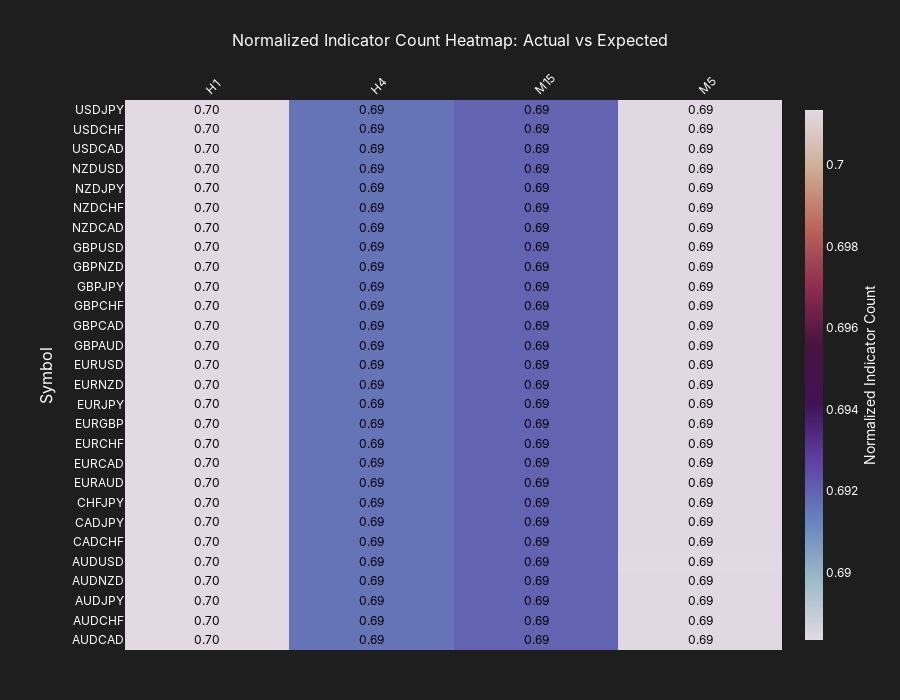

Here is the notebook cell this chart was saved with:
### Code cell
def plot_indicator_availability():
    # Calculate expected number of rows for each timeframe
    expected_rows = {}
    for timeframe in TIMEFRAMES:
        if timeframe == MT5Timeframe.M5:
            minutes_per_candle = 5
        elif timeframe == MT5Timeframe.M15:
            minutes_per_candle = 15
        elif timeframe == MT5Timeframe.H1:
            minutes_per_candle = 60
        elif timeframe == MT5Timeframe.H4:
            minutes_per_candle = 240
        
        total_minutes = (DATA_TO_DATE - DATA_FROM_DATE).total_seconds() / 60
        expected_rows[timeframe] = int(total_minutes / minutes_per_candle)

    # Create a DataFrame to store the normalized row counts
    heatmap_data = []

    for timeframe in TIMEFRAMES:
        for symbol in PAIRS:
            if symbol in mtd.data[timeframe]:
                df = mtd.data[timeframe][symbol]
                if df is not None and not df.empty:
                    # Check for the presence of indicators
                    indicator_columns = [col for col in df.columns if col.startswith(('sma-', 'ema-', 'rsi-', 'roc-', 'macd', 'bb'))]
                    if indicator_columns:
                        actual_rows = df[indicator_columns].dropna().shape[0]
                        normalized_value = actual_rows / expected_rows[timeframe]
                        heatmap_data.append({
                            'Timeframe': timeframe.name,
                            'Symbol': symbol,
                            'Normalized Indicator Count': normalized_value
                        })

    heatmap_df = pd.DataFrame(heatmap_data)

    # Aggregate data to handle potential duplicates
    heatmap_df = heatmap_df.groupby(['Symbol', 'Timeframe'])['Normalized Indicator Count'].mean().reset_index()

    # Pivot the DataFrame for the heatmap
    heatmap_pivot = heatmap_df.pivot(index='Symbol', columns='Timeframe', values='Normalized Indicator Count')

    # Create the heatmap using Plotly with a dark theme
    fig = go.Figure(data=go.Heatmap(
        z=heatmap_pivot.values,
        x=heatmap_pivot.columns,
        y=heatmap_pivot.index,
        colorscale='Twilight',
        colorbar=dict(
            title='Normalized Indicator Count',
            titleside='right',
            thickness=18,
            tickfont=dict(color='white'),
            titlefont=dict(color='white')
        ),
        text=heatmap_pivot.values,
        texttemplate='%{text:.2f}',
        textfont={"size": 12, "color": "black"},
    ))

    # Update layout with dark theme and improved spacing
    fig.update_layout(
        title={
            'text': 'Normalized Indicator Count Heatmap: Actual vs Expected',
            'y': 0.95,
            'x': 0.5,
            'xanchor': 'center',
            'yanchor': 'top'
        },
        yaxis_title='Symbol',
        height=max(600, len(PAIRS) * 25),  # Minimum height of 600px
        width=900,
        paper_bgcolor='rgb(30,30,30)',
        plot_bgcolor='rgb(30,30,30)',
        font=dict(color='white', family="Inter"),
        title_font=dict(color='white', size=16),
        xaxis=dict(
            tickfont=dict(color='white', size=12),
            title_font=dict(color='white', size=16),
            side='top',
            tickangle=-45
        ),
        yaxis=dict(
            tickfont=dict(color='white', size=12),
            title_font=dict(color='white', size=16),
            automargin=True,
        ),
        margin=dict(l=125, r=50, t=100, b=50)
    )

    # Show the plot
    fig.show()

plot_indicator_availability()

### Figure 1 — Plotly figure (JSON) as saved in the notebook; plotly's stock layout.template omitted (floating-point values rounded to 4 significant figures)
{"data": [{"colorbar": {"thickness": 18, "tickfont": {"color": "white"}, "title": {"font": {"color": "white"}, "side": "right", "text": "Normalized Indicator Count"}}, "colorscale": [[0, "#e2d9e2"], [0.1111, "#9ebbc9"], [0.2222, "#6785be"], [0.3333, "#5e43a5"], [0.4444, "#421257"], [0.5556, "#471340"], [0.6667, "#8e2c50"], [0.7778, "#ba6657"], [0.8889, "#ceac94"], [1, "#e2d9e2"]], "text": [[0.7013, 0.6916, 0.692, 0.6884], [0.7013, 0.6916, 0.692, 0.6884], [0.7013, 0.6916, 0.692, 0.6884], [0.7013, 0.6916, 0.692, 0.6884], [0.7013, 0.6916, 0.692, 0.6884], [0.7013, 0.6916, 0.692, 0.6884], [0.7013, 0.6916, 0.692, 0.6884], [0.7013, 0.6916, 0.692, 0.6884], [0.7013, 0.6916, 0.692, 0.6884], [0.7013, 0.6916, 0.692, 0.6884], [0.7013, 0.6916, 0.692, 0.6884], [0.7013, 0.6916, 0.692, 0.6884], [0.7013, 0.6916, 0.692, 0.6884], [0.7013, 0.6916, 0.692, 0.6884], [0.7013, 0.6916, 0.692, 0.6884], [0.7013, 0.6916, 0.692, 0.6884], [0.7013, 0.6916, 0.692, 0.6884], [0.7013, 0.6916, 0.692, 0.6884], [0.7013, 0.6916, 0.692, 0.6884], [0.7013, 0.6916, 0.692, 0.6884], [0.7013, 0.6916, 0.692, 0.6884], [0.7013, 0.6916, 0.692, 0.6884], [0.7013, 0.6916, 0.692, 0.6884], [0.7013, 0.6916, 0.692, 0.6884], [0.7013, 0.6916, 0.692, 0.6884], [0.7013, 0.6916, 0.692, 0.6884], [0.7013, 0.6916, 0.692, 0.6884], [0.7013, 0.6916, 0.692, 0.6884]], "textfont": {"color": "black", "size": 12}, "texttemplate": "%{text:.2f}", "type": "heatmap", "x": ["H1", "H4", "M15", "M5"], "y": ["AUDCAD", "AUDCHF", "AUDJPY", "AUDNZD", "AUDUSD", "CADCHF", "CADJPY", "CHFJPY", "EURAUD", "EURCAD", "EURCHF", "EURGBP", "EURJPY", "EURNZD", "EURUSD", "GBPAUD", "GBPCAD", "GBPCHF", "GBPJPY", "GBPNZD", "GBPUSD", "NZDCAD", "NZDCHF", "NZDJPY", "NZDUSD", "USDCAD", "USDCHF", "USDJPY"], "z": [[0.7013, 0.6916, 0.692, 0.6884], [0.7013, 0.6916, 0.692, 0.6884], [0.7013, 0.6916, 0.692, 0.6884], [0.7013, 0.6916, 0.692, 0.6884], [0.7013, 0.6916, 0.692, 0.6884], [0.7013, 0.6916, 0.692, 0.6884], [0.7013, 0.6916, 0.692, 0.6884], [0.7013, 0.6916, 0.692, 0.6884], [0.7013, 0.6916, 0.692, 0.6884], [0.7013, 0.6916, 0.692, 0.6884], [0.7013, 0.6916, 0.692, 0.6884], [0.7013, 0.6916, 0.692, 0.6884], [0.7013, 0.6916, 0.692, 0.6884], [0.7013, 0.6916, 0.692, 0.6884], [0.7013, 0.6916, 0.692, 0.6884], [0.7013, 0.6916, 0.692, 0.6884], [0.7013, 0.6916, 0.692, 0.6884], [0.7013, 0.6916, 0.692, 0.6884], [0.7013, 0.6916, 0.692, 0.6884], [0.7013, 0.6916, 0.692, 0.6884], [0.7013, 0.6916, 0.692, 0.6884], [0.7013, 0.6916, 0.692, 0.6884], [0.7013, 0.6916, 0.692, 0.6884], [0.7013, 0.6916, 0.692, 0.6884], [0.7013, 0.6916, 0.692, 0.6884], [0.7013, 0.6916, 0.692, 0.6884], [0.7013, 0.6916, 0.692, 0.6884], [0.7013, 0.6916, 0.692, 0.6884]]}], "layout": {"font": {"color": "white", "family": "Inter"}, "height": 700, "margin": {"b": 50, "l": 125, "r": 50, "t": 100}, "paper_bgcolor": "rgb(30,30,30)", "plot_bgcolor": "rgb(30,30,30)", "title": {"font": {"color": "white", "size": 16}, "text": "Normalized Indicator Count Heatmap: Actual vs Expected", "x": 0.5, "xanchor": "center", "y": 0.95, "yanchor": "top"}, "width": 900, "xaxis": {"side": "top", "tickangle": -45, "tickfont": {"color": "white", "size": 12}, "title": {"font": {"color": "white", "size": 16}}}, "yaxis": {"automargin": true, "tickfont": {"color": "white", "size": 12}, "title": {"font": {"color": "white", "size": 16}, "text": "Symbol"}}}}
